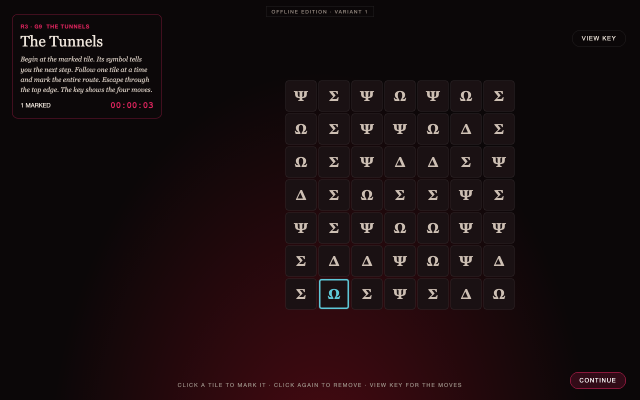
#> input picture tools/simulator/eval/fixtures/variant_game9_seed1.png, 1280 x 800 px (shown at 1/2 size)
$ python maze.py simulator/eval/fixtures/variant_game9_seed1.png   (older library calls are emulated)
#> lines starting #> are read from the running program, lines starting #| are printed output that depends on the picture; after the words box and inside, x2 and y2 are one past the last pixel; in counts of white or black regions, pixels touching at a corner belong together
#!/usr/bin/env python3
"""Maze / tunnel reader + solver: "walk the space between the walls".

Reads a screenshot of a grid maze, decides which sides of every cell are open (floor) or closed (wall/rock),
then finds the way from the start to the exit edge.

  maze.py IMG                         auto: tile grid via grid.py (tunnel tiles / cards) or a drawn maze (walls)
  maze.py IMG --rows 7 --cols 5       drawn maze: give the size (the bounding box is found automatically)
  maze.py IMG --box x0,y0,x1,y1       drawn maze: give the maze rectangle (pixels or 0-1 fractions)
  maze.py IMG --start 7,3             1-based row,col (default: the glowing tile)
  maze.py IMG --exit top|bottom|left|right|any
Prints the map it read (check it against the screen!), every reachable exit, the route, dead-end lit corridors,
and <step> click lines with exact boxes. Exactly one reachable exit = "one way out".
"""
import argparse, collections, json, os, subprocess, sys, tempfile

import cv2
import numpy as np

HERE = os.path.dirname(os.path.abspath(__file__))
SIDES = {"U": (-1, 0), "D": (1, 0), "L": (0, -1), "R": (0, 1)}


# [13 lines left out: function _unused_tile_grid, not called in this run]


def lab(img):
    return cv2.cvtColor(img, cv2.COLOR_BGR2LAB).astype(np.float32)


def board_box(img):
    """Bounding box of the board: the largest blob of dense edges (tiles, walls, corridors) after closing small gaps."""
    g = cv2.cvtColor(img, cv2.COLOR_BGR2GRAY)
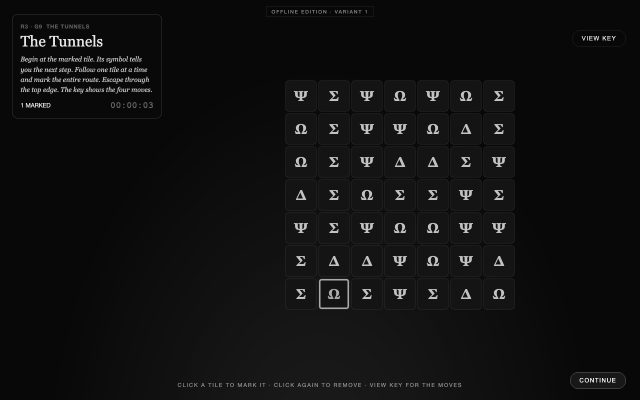
#> g: shape (800, 1280) (shown at 1/2 size); min 8, max 255, mean 16.5
#> img is the input picture: shape (800, 1280, 3); mean B, G, R 14.7, 12.9, 24.5
    H, W = g.shape
    e = cv2.Canny(cv2.GaussianBlur(g, (3, 3), 0), 12, 36)
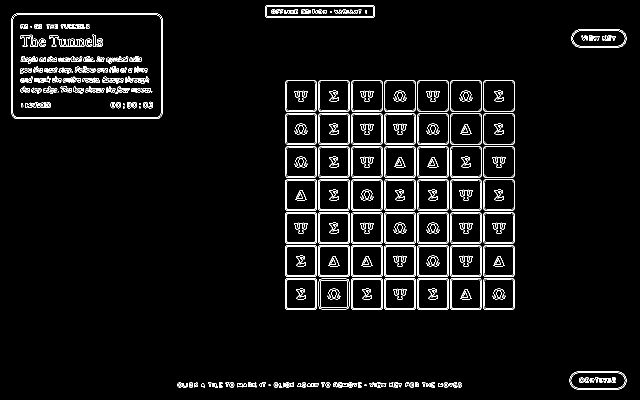
#> e: shape (800, 1280) (shown at 1/2 size); 4% white in thin lines or dots
    k = max(5, int(min(H, W) * 0.012))
    m = cv2.morphologyEx(e, cv2.MORPH_CLOSE, np.ones((k, k), np.uint8))
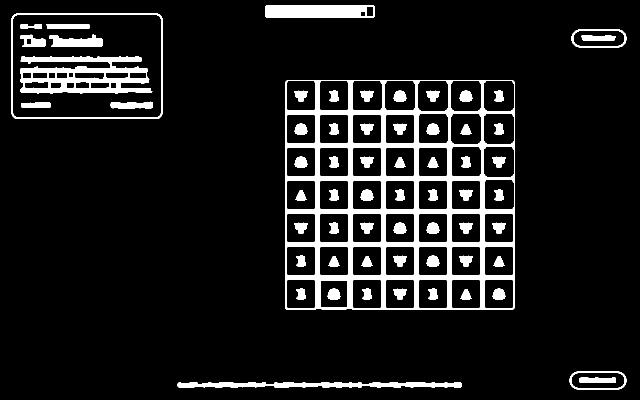
#> m: shape (800, 1280) (shown at 1/2 size); 9.2% white; 64 white regions, largest, box (x1, y1, x2, y2) and area: (570, 160, 1030, 620) 44574, (40, 112, 305, 188) 10023, (531, 11, 749, 35) 4931
    m = cv2.dilate(m, np.ones((k, k), np.uint8))
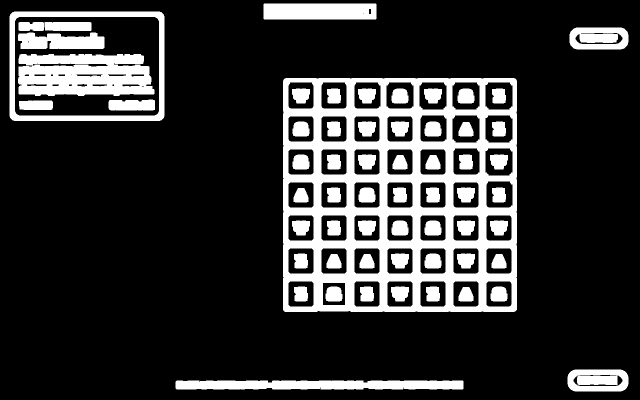
#> m: shape (800, 1280) (shown at 1/2 size); 19.7% white; 61 white regions, largest, box (x1, y1, x2, y2) and area: (566, 156, 1034, 624) 95030, (36, 108, 309, 192) 19263, (19, 23, 329, 242) 11134
    n, lab_, st, _ = cv2.connectedComponentsWithStats(m, 8)
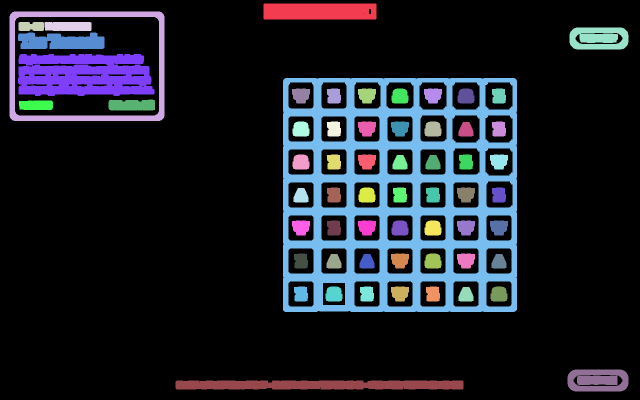
#> lab_: shape (800, 1280) int32 (shown at 1/2 size); 62 distinct labels, from 0 to 61; one colour per label, 0 black
#> n = 62; st = 62 rows, first 6: [0, 0, 1280, 800, 821818], [527, 7, 226, 32, 7187], [19, 23, 310, 219, 11134], [37, 44, 51, 18, 868], [89, 44, 94, 18, 1663], [1139, 55, 118, 44, 4412]
    cand = []
    for i in range(1, n):
        x, y, w, h, area = st[i]
        if w < 0.12 * W or h < 0.12 * H or w > 0.97 * W or h > 0.97 * H:
            continue
        cand.append((x, y, x + w, y + h))
#> this loop made 61 passes
#> (x, y, w, h, area) on passes 1 to 8: (527, 7, 226, 32, 7187), (19, 23, 310, 219, 11134), (37, 44, 51, 18, 868), (89, 44, 94, 18, 1663), (1139, 55, 118, 44, 4412), (36, 65, 173, 33, 4629), (36, 108, 273, 84, 19263), (566, 156, 468, 468, 95030)
#> after the loop, cand = [(19, 23, 329, 242), (566, 156, 1034, 624)]
    # A pan/zoom viewport draws a frame around the board with padding inside it; that frame is its own component,
    # and it beats the board on area alone. Any candidate that merely encloses a smaller one is such a frame.
    def encloses(a, b):
        return (a[0] <= b[0] and a[1] <= b[1] and a[2] >= b[2] and a[3] >= b[3]
                and (b[2] - b[0]) * (b[3] - b[1]) < 0.9 * (a[2] - a[0]) * (a[3] - a[1]))
    inner = [a for a in cand if not any(encloses(a, b) for b in cand if b is not a)]
#> inner = [(19, 23, 329, 242), (566, 156, 1034, 624)]
    best = None
    for (x, y, X, Y) in (inner or cand):
        w, h = X - x, Y - y
        dens = (e[y:Y, x:X] > 0).mean()
        score = w * h * (0.5 + dens * 5)
        if best is None or score > best[0]:
            best = (score, (x, y, X, Y))
#> this loop made 2 passes
#> (x, y, X, Y, w, h, dens, score) on passes 1 to 2: (19, 23, 329, 242, 310, 219, 0.12, 74790), (566, 156, 1034, 624, 468, 468, 0.126, 247022)
    if not best:
        return None
    x0, y0, x1, y1 = best[1]
#> x0 = 566; y0 = 156; x1 = 1034; y1 = 624
    # Shrink the dilation halo back to the outermost edge pixels...
    sub = e[y0:y1, x0:x1] > 0
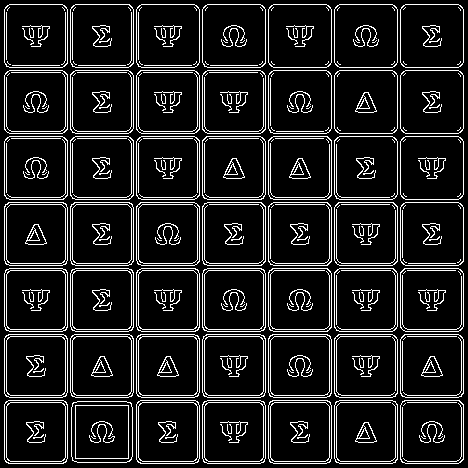
#> sub: shape (468, 468) bool; 12.6% white in thin lines or dots

    ys = np.nonzero(sub.mean(axis=1) > 0.02)[0]; xs = np.nonzero(sub.mean(axis=0) > 0.02)[0]
#> after `ys = np.nonzero(sub.mean(axis=1) > 0.02)[0]`: ys = 448 values from 4 to 463
#> after `xs = np.nonzero(sub.mean(axis=0) > 0.02)[0]`: xs = 448 values from 4 to 463
    if len(xs) and len(ys):
        x0, x1, y0, y1 = x0 + xs[0], x0 + xs[-1] + 1, y0 + ys[0], y0 + ys[-1] + 1
#> x0 = 570; x1 = 1030; y0 = 160; y1 = 620
    return x0, y0, x1, y1


def _period_scores(img, box, axis):
    """Autocorrelation of the edge profile: score[k] = how well a period of extent/k (and twice it) repeats."""
#> called with box = (570, 160, 1030, 620), axis = 0
    x0, y0, x1, y1 = box
#> x0 = 570; y0 = 160; x1 = 1030; y1 = 620
    g = cv2.cvtColor(img[y0:y1, x0:x1], cv2.COLOR_BGR2GRAY).astype(np.float32)
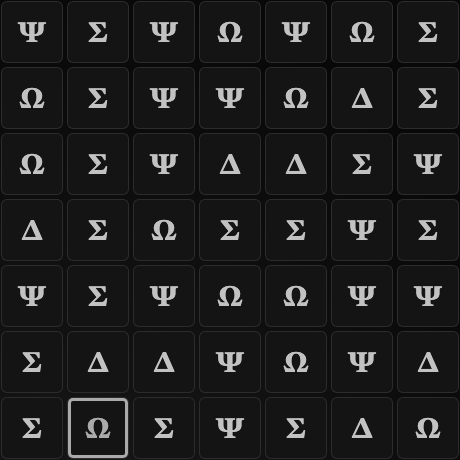
#> g: shape (460, 460) float32; min 8, max 194, mean 30.3
    grad = np.abs(cv2.Sobel(g, cv2.CV_32F, 0, 1)) if axis == 0 else np.abs(cv2.Sobel(g, cv2.CV_32F, 1, 0))
    prof = grad.mean(axis=1) if axis == 0 else grad.mean(axis=0)
#> prof = 460 values, max 216.2 at index 286, min 0 at index 0, mean 31.22
#> (the rest of the program and of its run is left out)
